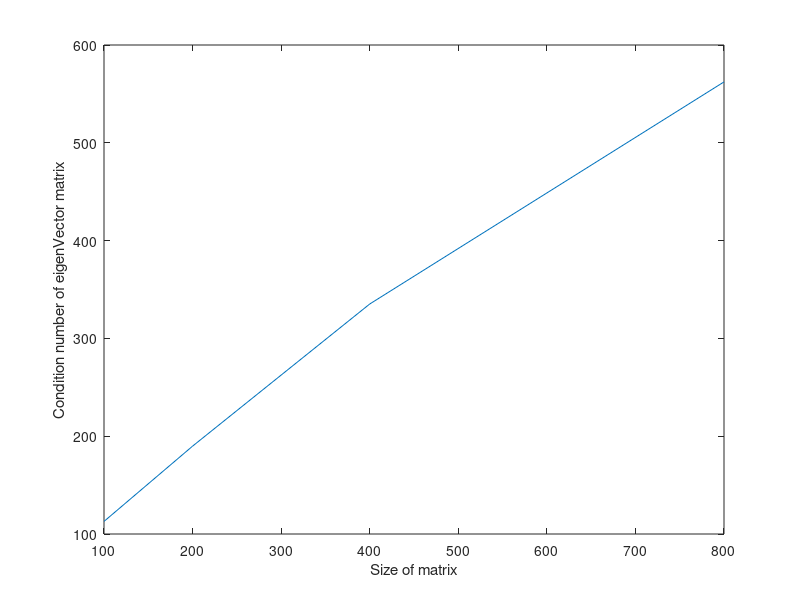

The MATLAB script that drew this image:
nums = [100,200,400,800];
cond_num = zeros(4,500);
vals = zeros(size(nums));
total_iters = 3;
j=0;
for N = nums
    j = j+1;
    for i = 1:total_iters
        A = randn(N);
        [K, ~] = eig(A);
        cond_num(j,i) = cond(K);
    end
    vals(j) = sum(cond_num(j,:))/total_iters;
end
plot(nums, vals);
xlabel('Size of matrix');
ylabel('Condition number of eigenVector matrix');
        
        